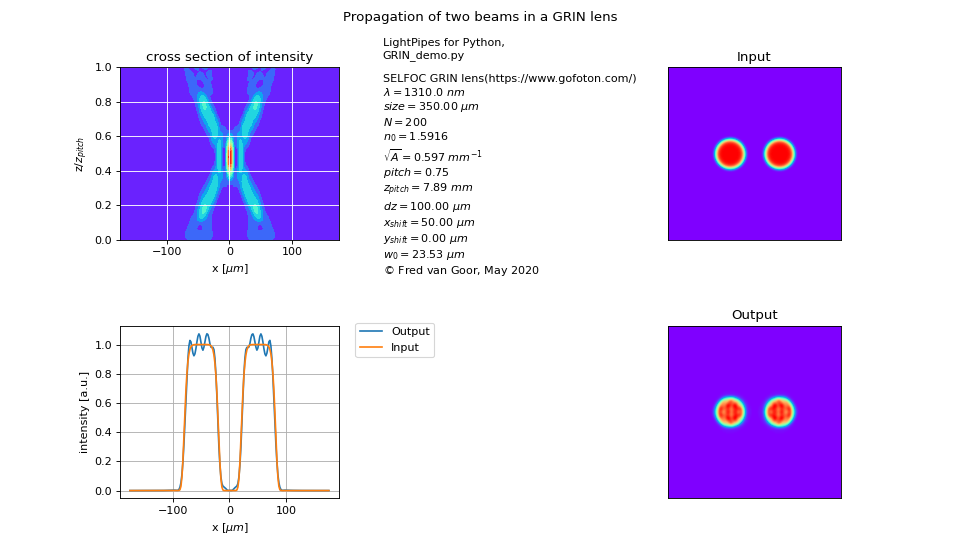

Reproduce this figure in Python.
#! /usr/bin/env python
"""
    GRIN_demo.py
    
    Demonstration of a GRIN lens.
    
    The propagation of two beams propagating in a lens-like medium.
    For theory see for example:
    Herwig Kogelnik
    On the Propagation of Gaussian Beams of Light Through
    Lenslike Media Including those with a Loss or Gain Variation.
    p. 1562 APPLIED OPTICS / Vol. 4, No. 12 / December 1965
    
    Use has been made of a commercially available GRIN lens from:
    SELFOC Micro Lens: https://www.gofoton.com/
    
    cc Fred van Goor, May 2020
"""
from LightPipes import *
import matplotlib.pyplot as plt
import numpy as np
if LPversion < "2.0.0":
    print(r'You need to upgrade LightPipes to run this script.' + '\n'+r'Type at a terminal prompt: $ pip install --upgrade LightPipes')
    exit(1)

size=350*um
wavelength=1310*nm
N=200; N2=int(N/2)

#refractive index:
n0=1.5916 #SELFOC
sqrtA=0.597/mm #SELFOC
Pitch=0.75 #SELFOC
z_pitch=2*np.pi*Pitch/sqrtA #SELFOC

z=z_pitch
n1=sqrtA**2

#shift of input beam:
x_shift = 50*um
y_shift =0*um

#step size and number of steps in z-direction:
dz=0.1*mm
NZ=int(z/dz)

X=np.linspace(-size/2,size/2,N)
Z=np.linspace(0,z,NZ)

#fill the refractive index list:
n=np.zeros([N,N])
for i in range(0,N-1):
    x=-size/2+i*size/N
    for j in range(0,N-1):
        y=-size/2+j*size/N
        #n[i][j]=np.sqrt(n0*n0-n0*n1*(x*x+y*y))
        n[i][j]=n0-1/2*n1*(x*x+y*y)


K=np.pi*2/wavelength
w0=1*np.sqrt(2/K/np.sqrt(n0*n1)) #formula 53 in Kogelnik

F=Begin(size,wavelength/n0,N)

#F1=GaussBeam(w0, F, xshift =  x_shift, yshift = y_shift)
#F2=GaussBeam(w0, F, xshift = -x_shift, yshift = y_shift)
F1=SuperGaussAperture(F, w0, 4, x_shift, y_shift,1)
F2=SuperGaussAperture(F, w0, 4, -x_shift,-y_shift,1)
F=BeamMix(F1,F2)
Iin=Intensity(0,F)
Icross=np.zeros((NZ,N))
Ic=np.zeros(NZ)
for k in range(0,NZ):
    print(k)
    F=Steps(dz,1,n,F)
    I=Intensity(0,F)
    Ic[k]=I[N2][N2]
    Icross[k,:] = I[N2][:]
#F=Fresnel(1.25*mm,F)
Iout=Intensity(0,F)

fig, _axs = plt.subplots(nrows=2, ncols=3,figsize=(12.0,7.0))
fig.suptitle('Propagation of two beams in a GRIN lens')
fig.subplots_adjust(hspace=0.5)
axs = _axs.flatten()

axs[0].contourf(X/um, Z/z_pitch, Icross,10,cmap='rainbow')
axs[0].grid(color='white', ls='solid')
axs[0].set_xlabel(r'x [$\mu{m}$]')
axs[0].set_ylabel('z/$z_{pitch}$')
axs[0].set_title('cross section of intensity')

s = r'LightPipes for Python,' + '\n' + 'GRIN_demo.py' + '\n\n'\
    r'SELFOC GRIN lens(https://www.gofoton.com/)' + '\n'\
    r'$\lambda = {:4.1f}$'.format(wavelength/nm) + r' $nm$' + '\n'\
    r'$size = {:4.2f}$'.format(size/um) + r' $\mu{m}$' + '\n'\
    r'$N = {:4d}$'.format(N) + '\n'\
    r'$n_0 = {:4.4f}$'.format(n0) + '\n'\
    r'$\sqrt{A} = $' + '{:4.3f}'.format(sqrtA*mm) + r' $mm^{-1}$' + '\n'\
    r'$pitch = {:4.2f}$'.format(Pitch) + '\n'\
    r'$z_{pitch} = $' + '{:4.2f}'.format(z_pitch/mm) + r' $mm$' + '\n'\
    r'$dz = {:4.2f}$'.format(dz/um) + r' $\mu{m}$' + '\n'\
    r'$x_{shift} = $' + '{:4.2f}'.format(x_shift/um) + r' $\mu{m}$' + '\n'\
    r'$y_{shift} = $' + '{:4.2f}'.format(y_shift/um) + r' $\mu{m}$' + '\n'\
    r'$w_0 = {:4.2f}$'.format(w0/um) + r' $\mu{m}$' + '\n'\
    r'${\copyright}$ Fred van Goor, May 2020'

    
axs[1].text(0,-0.2,s)
axs[1].axis('off')

axs[2].imshow(Iin,cmap='rainbow')
axs[2].set_title('Input')
axs[2].tick_params(axis='x', colors=(0,0,0,0))
axs[2].tick_params(axis='y', colors=(0,0,0,0))

axs[3].plot(X/um,Iout[N2],label='Output')
axs[3].plot(X/um,Iin[N2],label='Input')
axs[3].set_xlabel(r'x [$\mu{m}$]')
axs[3].set_ylabel('intensity [a.u.]')
axs[3].legend(bbox_to_anchor=(1.05, 1.05))
axs[3].grid()
axs[4].axis('off')

axs[5].imshow(Iout,cmap='rainbow')
axs[5].set_title('Output')
axs[5].tick_params(axis='x', colors=(0,0,0,0))
axs[5].tick_params(axis='y', colors=(0,0,0,0))

plt.show()
